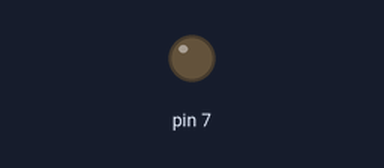
Bench run of a sketch on a simulated Arduino Uno, built with avr-gcc and run on an emulated ATmega328P. On the bench: output pins drawn as LEDs (lit = HIGH). Dashed ring = blinking. At 2.0 s the program stops and its outputs stay as they are.

Above: at 0.5 s.
At 1.85 s:
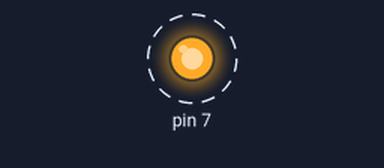
Timing chart, 0 to 3.0 s (numbered marks = the images above):
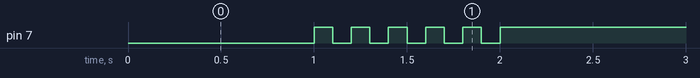

Measured:
- by itself, pin 7: alternates HIGH for 0.10 s and LOW for 0.10 s, 11 changes in all, then stays HIGH

The sketch:

05_practice_2.ino
```cpp
int count = 0;

void setup() {
  //Initialize serial and wait for port to open:
  Serial.begin(115200);
  pinMode(7,OUTPUT);
  while (!Serial) {
    ; // wait for serial port to connect. Needed for native USB
  }
}

void loop() {
  digitalWrite(7,0);
  delay(1000);
  while(count++ < 5)
  {
    digitalWrite(7,1);
    delay(100);
    digitalWrite(7,0);
    delay(100);
  }
  digitalWrite(7,1);
  while(1){}
}
```
